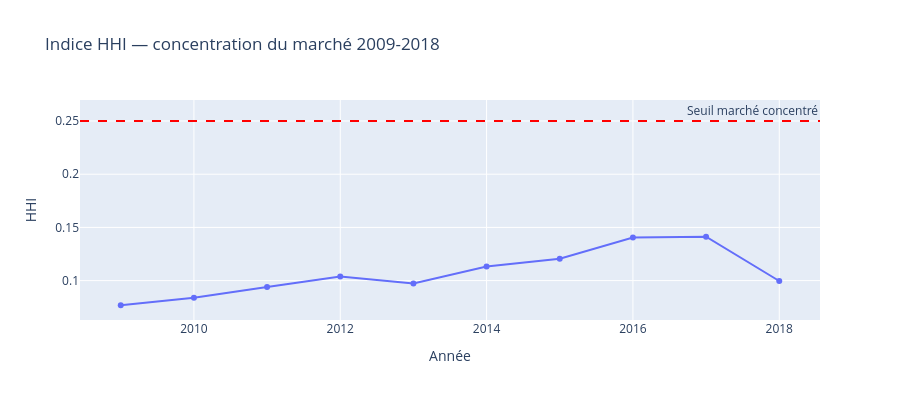

Source (notebook cell):
### Code cell
parquet_path = BASE.replace("\\", "/") + "/data/parquet/*.parquet"

vols = con.execute(f"""
    SELECT
        YEAR,
        OP_UNIQUE_CARRIER,
        COUNT(*) AS nb_vols
    FROM read_parquet('{parquet_path}')
    GROUP BY 1, 2
""").df()

total = vols.groupby('YEAR')['nb_vols'].sum().reset_index().rename(columns={'nb_vols': 'total'})
vols  = vols.merge(total, on='YEAR')
vols['share'] = vols['nb_vols'] / vols['total']
hhi   = vols.groupby('YEAR').apply(lambda x: (x['share']**2).sum()).reset_index(name='hhi')

fig = px.line(
    hhi,
    x='YEAR',
    y='hhi',
    markers=True,
    title='Indice HHI — concentration du marché 2009-2018',
    labels={'hhi': 'HHI', 'YEAR': 'Année'}
)

fig.add_hline(y=0.25, line_dash='dash', line_color='red',
              annotation_text='Seuil marché concentré')

fig.update_layout(height=400)
fig.show()

### Figure 1 — Plotly figure (JSON) as saved in the notebook; plotly's stock layout.template omitted (floating-point values rounded to 4 significant figures)
{"data": [{"hovertemplate": "Année=%{x}<br>HHI=%{y}<extra></extra>", "legendgroup": "", "line": {"color": "#636efa", "dash": "solid"}, "marker": {"symbol": "circle"}, "mode": "lines+markers", "name": "", "orientation": "v", "showlegend": false, "type": "scatter", "x": [2009, 2010, 2011, 2012, 2013, 2014, 2015, 2016, 2017, 2018], "xaxis": "x", "y": [0.07685, 0.08387, 0.09392, 0.1038, 0.09722, 0.1133, 0.1206, 0.1404, 0.1413, 0.09965], "yaxis": "y"}], "layout": {"annotations": [{"showarrow": false, "text": "Seuil marché concentré", "x": 1, "xanchor": "right", "xref": "x domain", "y": 0.25, "yanchor": "bottom", "yref": "y"}], "height": 400, "legend": {"tracegroupgap": 0}, "shapes": [{"line": {"color": "red", "dash": "dash"}, "type": "line", "x0": 0, "x1": 1, "xref": "x domain", "y0": 0.25, "y1": 0.25, "yref": "y"}], "title": {"text": "Indice HHI — concentration du marché 2009-2018"}, "xaxis": {"anchor": "y", "domain": [0, 1], "title": {"text": "Année"}}, "yaxis": {"anchor": "x", "domain": [0, 1], "title": {"text": "HHI"}}}}
